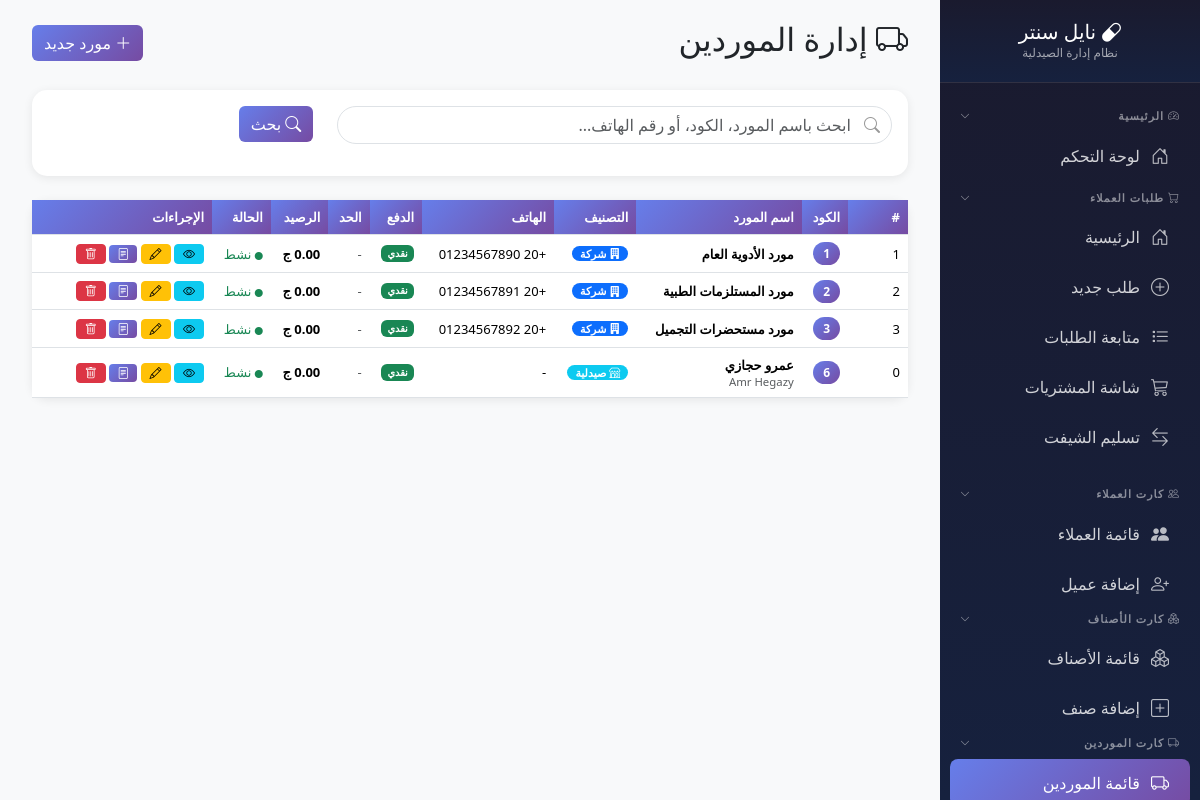
The app's page /modules/suppliers/index.php (signed in), older data.
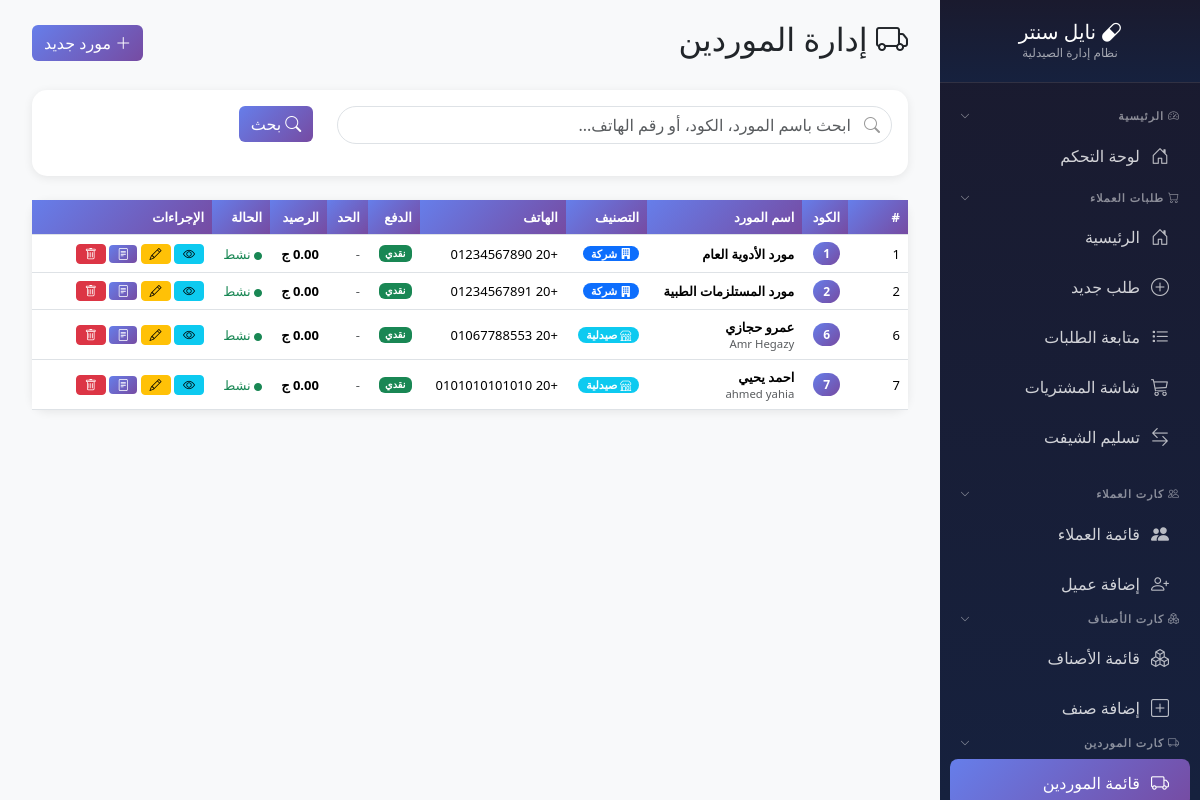
The same page, newer data.
### tables this page shows
CREATE TABLE `supplier_balances` (
  `id` int(11) NOT NULL,
  `supplier_id` int(11) NOT NULL,
  `balance` decimal(12,2) DEFAULT 0.00 COMMENT 'الرصيد الحالي (دائن إذا موجب = علينا فلوس، مدين إذا سالب = المورد عليه)',
  `total_purchases` decimal(12,2) DEFAULT 0.00 COMMENT 'إجمالي المشتريات',
  `total_payments` decimal(12,2) DEFAULT 0.00 COMMENT 'إجمالي المدفوعات',
  `total_returns` decimal(12,2) DEFAULT 0.00 COMMENT 'إجمالي المرتجعات',
  `last_transaction_date` datetime DEFAULT NULL,
  `updated_at` timestamp NOT NULL DEFAULT current_timestamp() ON UPDATE current_timestamp()
);

CREATE TABLE `suppliers` (
  `id` int(11) NOT NULL,
  `supplier_code` varchar(20) NOT NULL COMMENT 'كود المورد التسلسلي',
  `supplier_name` varchar(100) NOT NULL,
  `phone` varchar(20) DEFAULT NULL,
  `email` varchar(100) DEFAULT NULL,
  `address` text DEFAULT NULL,
  `is_active` tinyint(1) DEFAULT 1,
  `created_at` timestamp NOT NULL DEFAULT current_timestamp(),
  `delivery_time` varchar(50) DEFAULT 'نفس اليوم',
  `delivery_time_id` int(11) DEFAULT NULL,
  `notes` text DEFAULT NULL,
  `source` enum('estock','manual') DEFAULT 'estock',
  `estock_id` decimal(18,0) DEFAULT NULL,
  `manual_code` varchar(50) DEFAULT NULL,
  `supplier_name_en` varchar(100) DEFAULT NULL,
  `supplier_type` varchar(20) DEFAULT 'company',
  `payment_type` varchar(20) DEFAULT 'cash',
  `credit_limit` decimal(12,2) DEFAULT 0.00,
  `grace_period` int(11) DEFAULT 0,
  `return_policy` text DEFAULT NULL,
  `instapay_number` varchar(50) DEFAULT NULL,
  `wallet_number` varchar(50) DEFAULT NULL,
  `deleted_at` datetime DEFAULT NULL,
  `created_by` int(11) DEFAULT NULL,
  `updated_at` timestamp NOT NULL DEFAULT current_timestamp() ON UPDATE current_timestamp()
);

### modules/suppliers/index.php (the view, shortened to what the changed rows need)
<?php
$db = getDB();
$page_title = 'إدارة الموردين';
$page = max(1, intval($_GET['page'] ?? 1));
$per_page = 20;
$offset = ($page - 1) * $per_page;
$where = "WHERE s.is_active = 1 AND (s.deleted_at IS NULL OR s.deleted_at = '')";
$params = [];
$sql = "SELECT
    s.*,
    sb.balance,
    sb.total_purchases,
    sb.total_payments,
    sb.total_returns,
    (SELECT CONCAT(sp.country_code, ' ', sp.phone_number) FROM supplier_phones sp WHERE sp.supplier_id = s.id AND sp.is_primary = 1 LIMIT 1) as primary_phone
FROM suppliers s
LEFT JOIN supplier_balances sb ON s.id = sb.supplier_id
{$where}
ORDER BY CAST(s.supplier_code AS UNSIGNED) ASC
LIMIT {$per_page} OFFSET {$offset}";
$stmt = $db->prepare($sql);
$stmt->execute($params);
$suppliers = $stmt->fetchAll();
$type_labels = [
    'b2b' => ['صيدلية', 'bi-shop', 'info'],
    'private_office' => ['مكتب خاص', 'bi-briefcase', 'warning'],
    'warehouse' => ['مخزن', 'bi-building', 'secondary'],
    'distributor' => ['موزع', 'bi-truck', 'success'],
    'company' => ['شركة', 'bi-building-fill', 'primary']
];
?>
<!DOCTYPE html>
<html lang="ar" dir="rtl">
<head>
    <link href="https://cdn.jsdelivr.net/npm/bootstrap@5.3.2/dist/css/bootstrap.rtl.min.css" rel="stylesheet">
    <link href="https://cdn.jsdelivr.net/npm/bootstrap-icons@1.11.1/font/bootstrap-icons.css" rel="stylesheet">
</head>
<body>
    <div class="main-content">
        <div class="container-fluid">
            <div class="d-flex justify-content-between align-items-center mb-4">
                <h2><i class="bi bi-truck"></i> <?= $page_title ?></h2>
            </div>
            <div class="card">
                <div class="card-body p-0">
                    <div class="table-responsive">
                        <table class="table table-suppliers table-hover mb-0">
                            <thead>
                                <tr>
                                    <th style="width: 60px;">#</th>
                                    <th>الكود</th>
                                    <th>اسم المورد</th>
                                    <th>التصنيف</th>
                                    <th>الهاتف</th>
                                    <th>الدفع</th>
                                    <th>الحد</th>
                                    <th>الرصيد</th>
                                    <th>الحالة</th>
                                    <th style="width: 180px;">الإجراءات</th>
                                </tr>
                            </thead>
                            <tbody>
                                <?php foreach ($suppliers as $supplier): ?>
                                <?php
                                    $supplier_type = $supplier['supplier_type'] ?? 'company';
                                    $type_info = $type_labels[$supplier_type] ?? ['غير معروف', 'bi-question-circle', 'secondary'];
                                    $balance = floatval($supplier['balance'] ?? 0);
                                    $balance_class = $balance > 0 ? 'balance-positive' : ($balance < 0 ? 'balance-negative' : 'balance-zero');
                                    $balance_text = $balance > 0 ? 'علينا: ' . number_format($balance, 2) : ($balance < 0 ? 'له: ' . number_format(abs($balance), 2) : '0.00');
                                    $payment_type = $supplier['payment_type'] ?? 'cash';
                                    $credit_limit = floatval($supplier['credit_limit'] ?? 0);
                                ?>
                                <tr>
                                    <td><?= $supplier['id'] ?></td>
                                    <td><span class="supplier-code"><?= htmlspecialchars($supplier['supplier_code'] ?? $supplier['id']) ?></span></td>
                                    <td>
                                        <strong><?= htmlspecialchars($supplier['supplier_name'] ?? '') ?></strong>
                                        <?php if (!empty($supplier['supplier_name_en'])): ?>
                                            <br><small class="text-muted"><?= htmlspecialchars($supplier['supplier_name_en']) ?></small>
                                        <?php endif; ?>
                                    </td>
                                    <td>
                                        <span class="badge bg-<?= $type_info[2] ?> type-badge">
                                            <i class="bi <?= $type_info[1] ?>"></i> <?= $type_info[0] ?>
                                        </span>
                                    </td>
                                    <td><?= htmlspecialchars($supplier['primary_phone'] ?? '-') ?></td>
                                    <td>
                                        <?php if ($payment_type == 'credit'): ?>
                                            <span class="badge bg-info">آجل</span>
                                        <?php elseif ($payment_type == 'cheque'): ?>
                                            <span class="badge bg-warning text-dark">شيك</span>
                                        <?php else: ?>
                                            <span class="badge bg-success">نقدي</span>
                                        <?php endif; ?>
                                    </td>
                                    <td>
                                        <?php if ($payment_type != 'cash' && $credit_limit > 0): ?>
                                            <?= number_format($credit_limit, 2) ?> ج
                                        <?php else: ?>
                                            <span class="text-muted">-</span>
                                        <?php endif; ?>
                                    </td>
                                    <td class="<?= $balance_class ?>"><?= $balance_text ?> ج</td>
                                    <td>
                                        <span class="<?= ($supplier['is_active'] ?? 1) ? 'status-active' : 'status-inactive' ?>">
                                            <i class="bi bi-circle-fill" style="font-size: 8px;"></i>
                                            <?= ($supplier['is_active'] ?? 1) ? 'نشط' : 'موقوف' ?>
                                        </span>
                                    </td>
                                    <td>
                                        <div class="action-btns">
                                            <a href="view.php?id=<?= $supplier['id'] ?>" class="btn btn-sm btn-info" title="عرض">
                                                <i class="bi bi-eye"></i>
                                            </a>
                                            <a href="edit.php?id=<?= $supplier['id'] ?>" class="btn btn-sm btn-warning" title="تعديل">
                                                <i class="bi bi-pencil"></i>
                                            </a>
                                            <a href="statement.php?id=<?= $supplier['id'] ?>" class="btn btn-sm btn-primary" title="كشف حساب">
                                                <i class="bi bi-file-text"></i>
                                            </a>
                                            <a href="delete.php?id=<?= $supplier['id'] ?>" class="btn btn-sm btn-danger" title="حذف" onclick="return confirm('هل أنت متأكد من حذف هذا المورد؟')">
                                                <i class="bi bi-trash"></i>
                                            </a>
                                        </div>
                                    </td>
                                </tr>
                                <?php endforeach; ?>
                            </tbody>
                        </table>
                    </div>
                </div>
            </div>
        </div>
    </div>
</body>
</html>

Row changes from the older to the newer data that the page shows:
no longer on this page (row unchanged): supplier_balances: supplier "3", supplier.supplier_code "3", supplier.supplier_name "مورد مستحضرات التجميل", supplier.supplier_type "شركة", primary_phone "+20 01234567892", balance "0.00"
removed supplier_balances: supplier "0", supplier.supplier_code "6", supplier.supplier_name "عمرو حجازي", supplier.supplier_name_en "Amr Hegazy", supplier.supplier_type "صيدلية", primary_phone "-", balance "0.00"
added supplier_balances: supplier "6", supplier.supplier_code "6", supplier.supplier_name "عمرو حجازي", supplier.supplier_name_en "Amr Hegazy", supplier.supplier_type "صيدلية", primary_phone "+20 01067788553", balance "0.00"
added supplier_balances: supplier "7", supplier.supplier_code "7", supplier.supplier_name "احمد يحيي", supplier.supplier_name_en "ahmed yahia", supplier.supplier_type "صيدلية", primary_phone "+20 0101010101010", balance "0.00"
